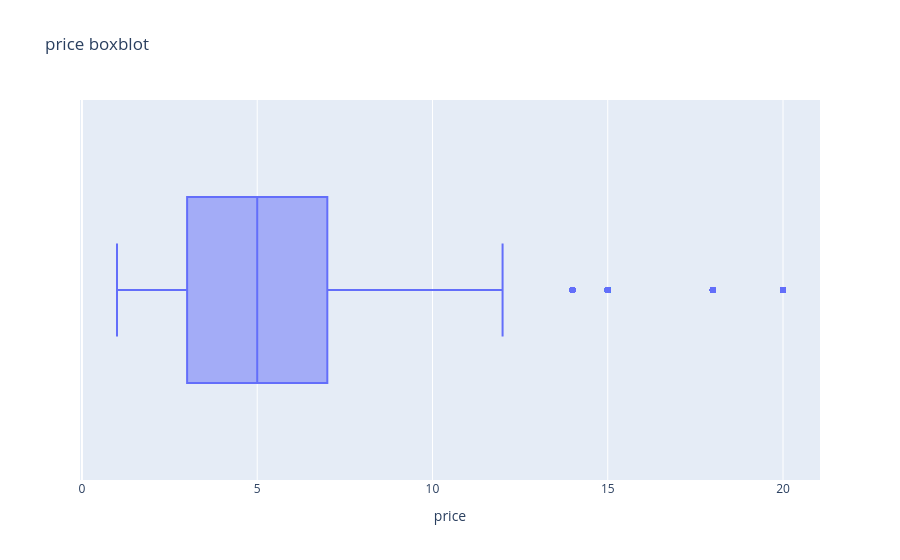
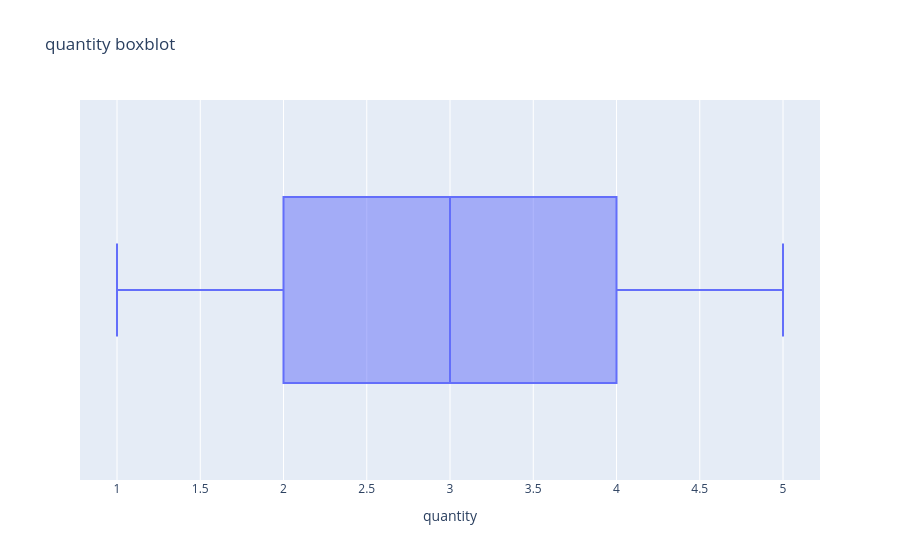
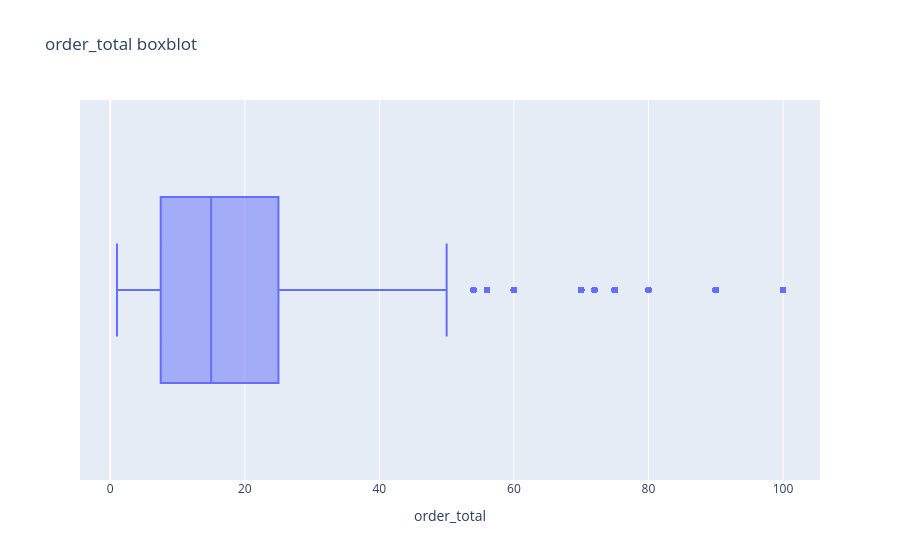

Source (notebook cell) for these figures, in order:
### Code cell
for col in numerical:
    fig = px.box(df, x=col, title=f'{col} boxblot')
    fig.show()

### Figure 1 — Plotly figure (JSON) as saved in the notebook; plotly's stock layout.template omitted (floating-point values rounded to 4 significant figures; data arrays with more than 128 entries replaced by an {"elided": "..."} marker saying what was removed)
{"data": [{"alignmentgroup": "True", "hovertemplate": "price=%{x}<extra></extra>", "legendgroup": "", "marker": {"color": "#636efa"}, "name": "", "notched": false, "offsetgroup": "", "orientation": "h", "showlegend": false, "type": "box", "x": {"elided": "17534 float values"}, "x0": " ", "xaxis": "x", "y0": " ", "yaxis": "y"}], "layout": {"boxmode": "group", "legend": {"tracegroupgap": 0}, "title": {"text": "price boxblot"}, "xaxis": {"anchor": "y", "domain": [0, 1], "title": {"text": "price"}}, "yaxis": {"anchor": "x", "domain": [0, 1]}}}

### Figure 2 — Plotly figure (JSON) as saved in the notebook; plotly's stock layout.template omitted (floating-point values rounded to 4 significant figures; data arrays with more than 128 entries replaced by an {"elided": "..."} marker saying what was removed)
{"data": [{"alignmentgroup": "True", "hovertemplate": "quantity=%{x}<extra></extra>", "legendgroup": "", "marker": {"color": "#636efa"}, "name": "", "notched": false, "offsetgroup": "", "orientation": "h", "showlegend": false, "type": "box", "x": {"elided": "17534 float values"}, "x0": " ", "xaxis": "x", "y0": " ", "yaxis": "y"}], "layout": {"boxmode": "group", "legend": {"tracegroupgap": 0}, "title": {"text": "quantity boxblot"}, "xaxis": {"anchor": "y", "domain": [0, 1], "title": {"text": "quantity"}}, "yaxis": {"anchor": "x", "domain": [0, 1]}}}

### Figure 3 — Plotly figure (JSON) as saved in the notebook; plotly's stock layout.template omitted (floating-point values rounded to 4 significant figures; data arrays with more than 128 entries replaced by an {"elided": "..."} marker saying what was removed)
{"data": [{"alignmentgroup": "True", "hovertemplate": "order_total=%{x}<extra></extra>", "legendgroup": "", "marker": {"color": "#636efa"}, "name": "", "notched": false, "offsetgroup": "", "orientation": "h", "showlegend": false, "type": "box", "x": {"elided": "17534 float values"}, "x0": " ", "xaxis": "x", "y0": " ", "yaxis": "y"}], "layout": {"boxmode": "group", "legend": {"tracegroupgap": 0}, "title": {"text": "order_total boxblot"}, "xaxis": {"anchor": "y", "domain": [0, 1], "title": {"text": "order_total"}}, "yaxis": {"anchor": "x", "domain": [0, 1]}}}
